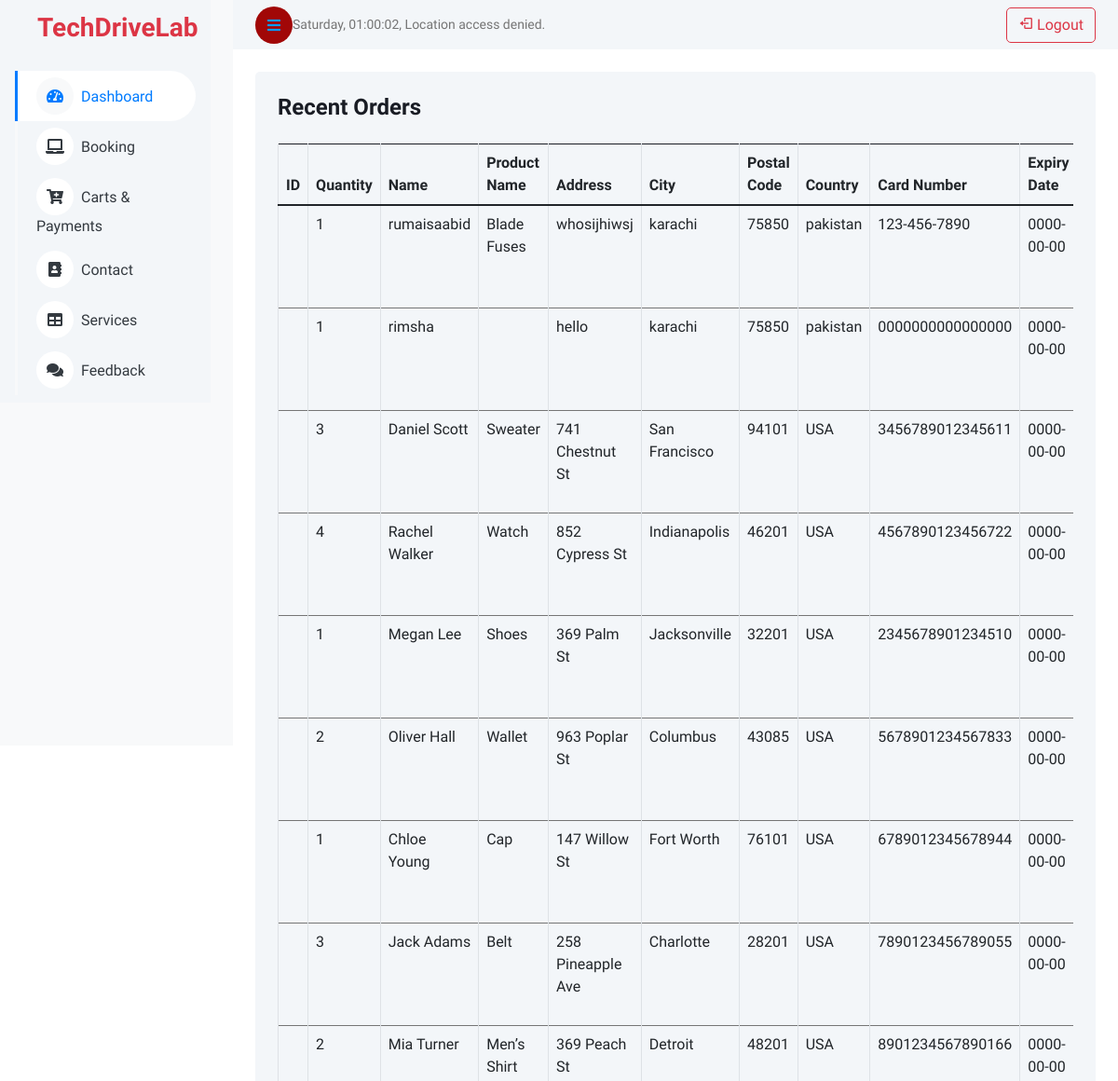
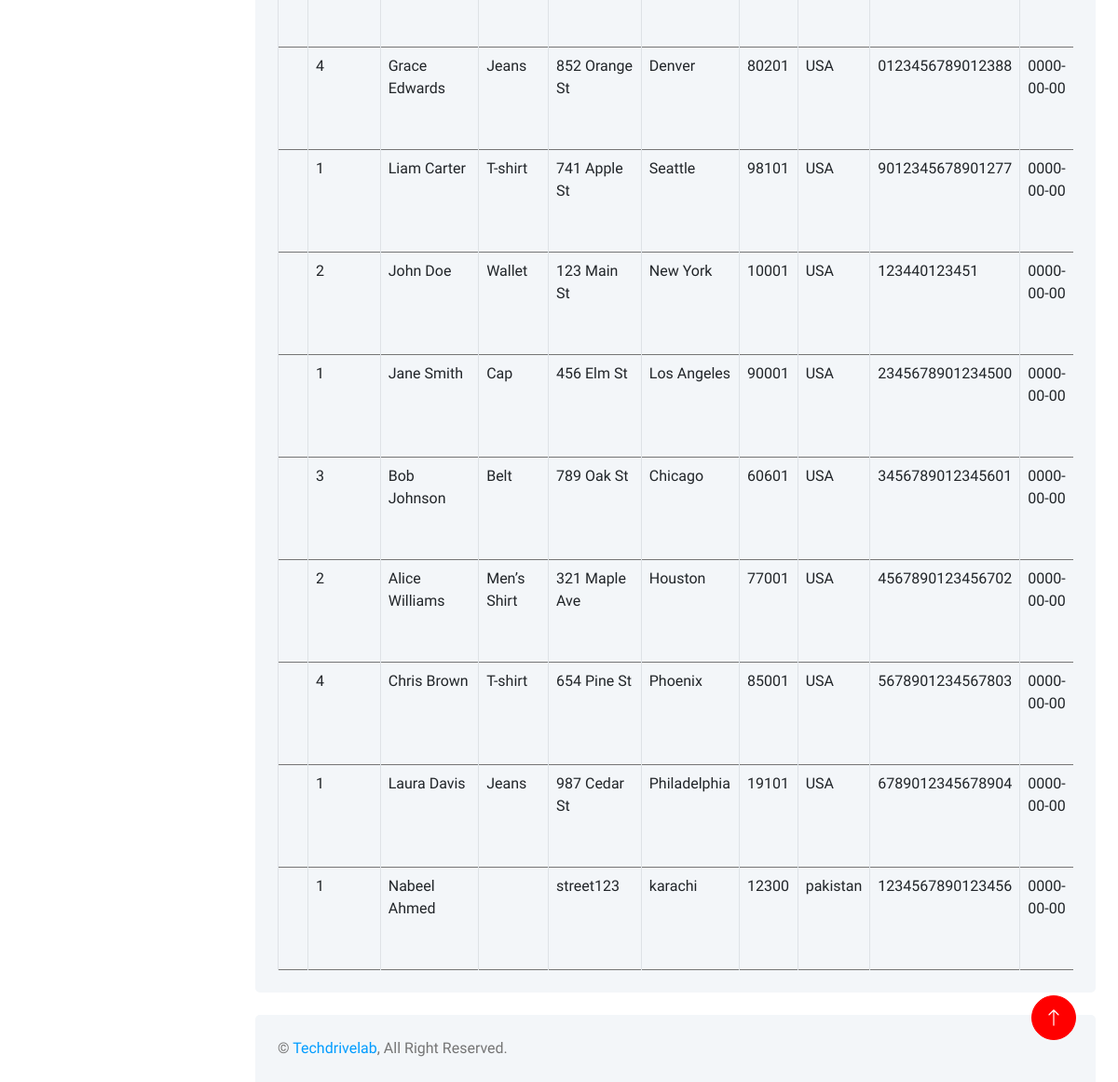
The app's page /techpanel/cart_payment.php with its own data (2 pictures, top to bottom).
### tables this page shows
CREATE TABLE `cart_orders` (
  `ID` int(11) NOT NULL,
  `quantity` int(11) NOT NULL,
  `name` varchar(255) NOT NULL,
  `product_name` varchar(255) NOT NULL,
  `address` varchar(255) NOT NULL,
  `city` varchar(255) NOT NULL,
  `postal_code` varchar(20) NOT NULL,
  `country` varchar(255) NOT NULL,
  `card_name` varchar(100) NOT NULL,
  `card_number` varchar(16) NOT NULL,
  `expiry_date` date NOT NULL,
  `cvv` varchar(3) NOT NULL,
  `order_date` timestamp NOT NULL DEFAULT current_timestamp()
);

### techpanel/cart_payment.php (the view, shortened to what this page needs)
<?php
include('header.php');
$servername = "localhost";
$username = "root";
$password = "";
$dbname = "techdrivelab";
$conn = new mysqli($servername, $username, $password, $dbname);
$query = "SELECT * FROM cart_orders";
$result = $conn->query($query);
?>
<div class="container-fluid pt-4 px-4">
    <div class="bg-light text-center rounded p-4">
        <div class="d-flex align-items-center justify-content-between mb-4">
        <h4 class="mb-0">Recent Orders</h4>
        </div>
        <div class="table-responsive">
            <table id="ordersTable" class="table text-start align-middle table-bordered table-hover mb-0">
                <thead>
                    <tr class="text-dark">
                        <th scope="col">ID</th>
                        <th scope="col">Quantity</th>
                        <th scope="col">Name</th>
                        <th scope="col">Product Name</th>
                        <th scope="col">Address</th>
                        <th scope="col">City</th>
                        <th scope="col">Postal Code</th>
                        <th scope="col">Country</th>
                        <th scope="col">Card Number</th>
                        <th scope="col">Expiry Date</th>
                    </tr>
                </thead>
                <tbody>
                    <?php
if ($result->num_rows > 0) {
    while ($row = $result->fetch_assoc()) {
        echo "<tr>";
        echo "<td>" . htmlspecialchars($row['id']) . "</td>";
        echo "<td>" . htmlspecialchars($row['quantity']) . "</td>";
        echo "<td>" . htmlspecialchars($row['name']) . "</td>";
        echo "<td>" . htmlspecialchars($row['product_name']) . "</td>";
        echo "<td>" . htmlspecialchars($row['address']) . "</td>";
        echo "<td>" . htmlspecialchars($row['city']) . "</td>";
        echo "<td>" . htmlspecialchars($row['postal_code']) . "</td>";
        echo "<td>" . htmlspecialchars($row['country']) . "</td>";
        echo "<td>" . htmlspecialchars($row['card_number']) . "</td>";
        echo "<td>" . htmlspecialchars($row['expiry_date']) . "</td>";
        echo "</tr>";
    }
}
                    ?>
                </tbody>
            </table>
        </div>
    </div>
</div>
<?php
include('footer.php');
?>

### techpanel/css/style.css (style rules this page uses)
:root { --bs-blue: #FF0000; --bs-primary: #FF0000; }

### techpanel/cart_payment.php (style rules this page uses)
.table tbody tr { opacity: 0; animation: fadeIn 0.5s ease forwards; }
.table tbody tr:nth-child(even) { animation-delay: 0.1s; }
.table tbody tr:nth-child(odd) { animation-delay: 0.2s; }
.table tbody tr { animation-duration: 0.5s; }

### records on screen
cart_orders: quantity "1", name "rumaisaabid", product_name "Blade Fuses", address "whosijhiwsj", city "karachi", postal_code "75850", country "pakistan", card_number "123-456-7890", expiry_date "0000-00-00"
cart_orders: quantity "1", name "rimsha", address "hello", city "karachi", postal_code "75850", country "pakistan", card_number "0000000000000000", expiry_date "0000-00-00"
cart_orders: quantity "3", name "Daniel Scott", product_name "Sweater", address "741 Chestnut St", city "San Francisco", postal_code "94101", country "USA", card_number "3456789012345611", expiry_date "0000-00-00"
cart_orders: quantity "4", name "Rachel Walker", product_name "Watch", address "852 Cypress St", city "Indianapolis", postal_code "46201", country "USA", card_number "4567890123456722", expiry_date "0000-00-00"
cart_orders: quantity "1", name "Megan Lee", product_name "Shoes", address "369 Palm St", city "Jacksonville", postal_code "32201", country "USA", card_number "2345678901234510", expiry_date "0000-00-00"
cart_orders: quantity "2", name "Oliver Hall", product_name "Wallet", address "963 Poplar St", city "Columbus", postal_code "43085", country "USA", card_number "5678901234567833", expiry_date "0000-00-00"
cart_orders: quantity "1", name "Chloe Young", product_name "Cap", address "147 Willow St", city "Fort Worth", postal_code "76101", country "USA", card_number "6789012345678944", expiry_date "0000-00-00"
cart_orders: quantity "3", name "Jack Adams", product_name "Belt", address "258 Pineapple Ave", city "Charlotte", postal_code "28201", country "USA", card_number "7890123456789055", expiry_date "0000-00-00"
cart_orders: quantity "2", name "Mia Turner", product_name "Men’s Shirt", address "369 Peach St", city "Detroit", postal_code "48201", country "USA", card_number "8901234567890166", expiry_date "0000-00-00"
cart_orders: quantity "4", name "Grace Edwards", product_name "Jeans", address "852 Orange St", city "Denver", postal_code "80201", country "USA", card_number "0123456789012388", expiry_date "0000-00-00"
cart_orders: quantity "1", name "Liam Carter", product_name "T-shirt", address "741 Apple St", city "Seattle", postal_code "98101", country "USA", card_number "9012345678901277", expiry_date "0000-00-00"
cart_orders: quantity "2", name "John Doe", product_name "Wallet", address "123 Main St", city "New York", postal_code "10001", country "USA", card_number "123440123451", expiry_date "0000-00-00"
cart_orders: quantity "1", name "Jane Smith", product_name "Cap", address "456 Elm St", city "Los Angeles", postal_code "90001", country "USA", card_number "2345678901234500", expiry_date "0000-00-00"
cart_orders: quantity "3", name "Bob Johnson", product_name "Belt", address "789 Oak St", city "Chicago", postal_code "60601", country "USA", card_number "3456789012345601", expiry_date "0000-00-00"
cart_orders: quantity "2", name "Alice Williams", product_name "Men’s Shirt", address "321 Maple Ave", city "Houston", postal_code "77001", country "USA", card_number "4567890123456702", expiry_date "0000-00-00"
cart_orders: quantity "4", name "Chris Brown", product_name "T-shirt", address "654 Pine St", city "Phoenix", postal_code "85001", country "USA", card_number "5678901234567803", expiry_date "0000-00-00"
cart_orders: quantity "1", name "Laura Davis", product_name "Jeans", address "987 Cedar St", city "Philadelphia", postal_code "19101", country "USA", card_number "6789012345678904", expiry_date "0000-00-00"
cart_orders: quantity "1", name "Nabeel Ahmed", address "street123", city "karachi", postal_code "12300", country "pakistan", card_number "1234567890123456", expiry_date "0000-00-00"
